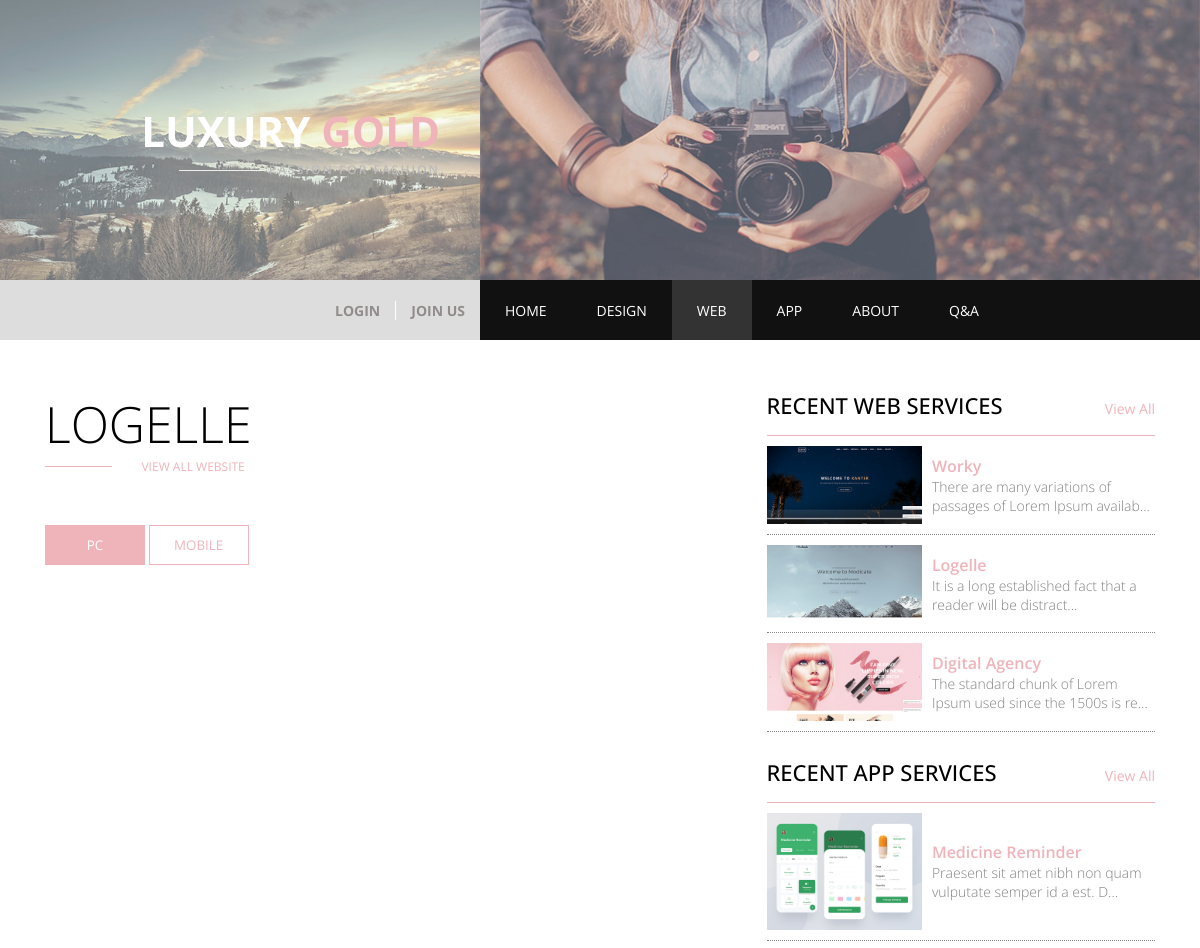
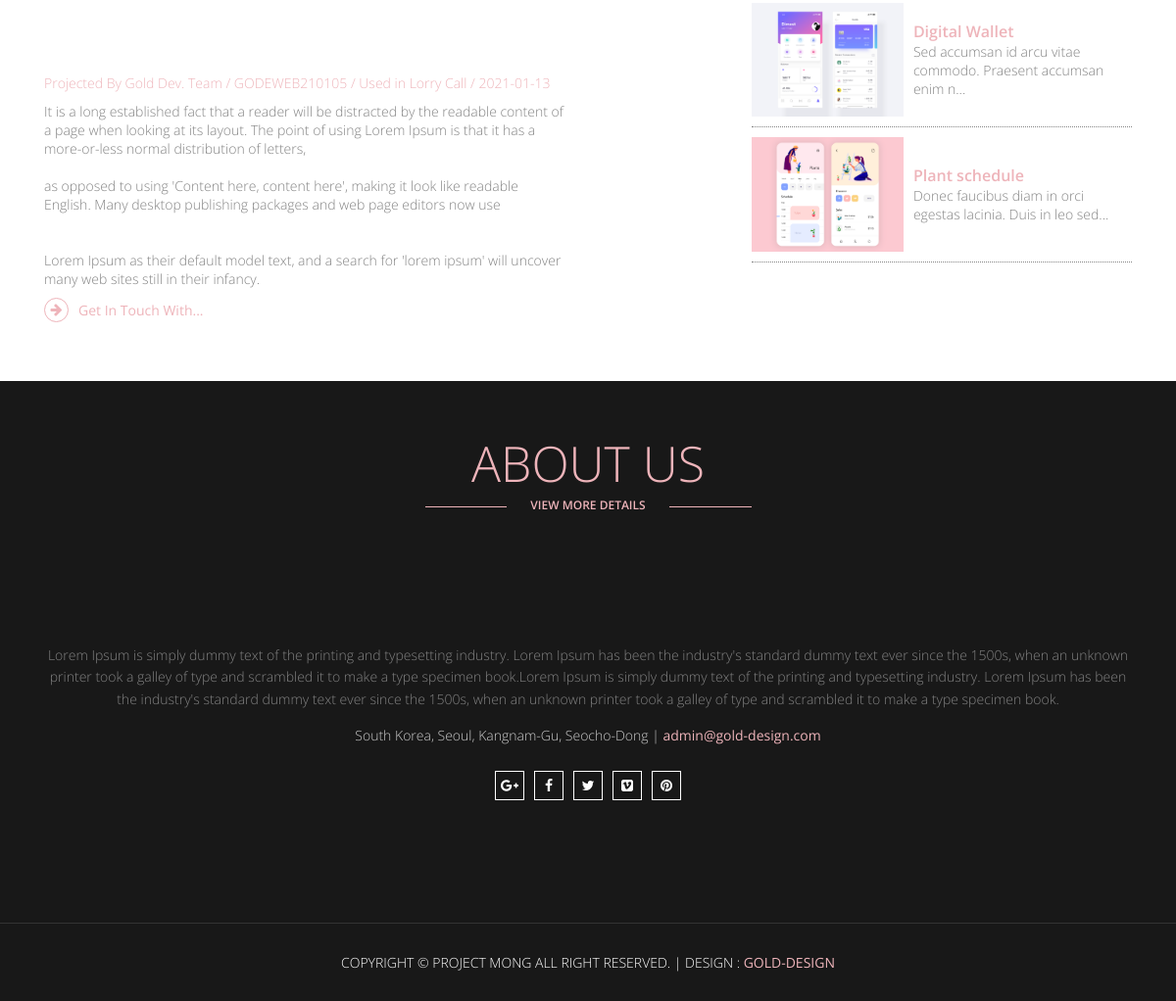
/pages/web/web_detail.php?num=6, run on the app's committed database (2 pictures, top to bottom).
### tables this page shows
CREATE TABLE `gold_web` (
  `GOLD_WEB_num` int(11) NOT NULL COMMENT '고유번호',
  `GOLD_WEB_tit` varchar(20) NOT NULL COMMENT '제목',
  `GOLD_WEB_ser` varchar(20) NOT NULL COMMENT '시리얼넘버',
  `GOLD_WEB_des` text NOT NULL COMMENT '설명',
  `GOLD_WEB_img` varchar(30) NOT NULL COMMENT '사진',
  `GOLD_WEB_mimg` varchar(50) NOT NULL COMMENT '모바일사진',
  `GOLD_WEB_thumb` varchar(30) NOT NULL COMMENT '썸네일사진',
  `GOLD_WEB_cli` varchar(30) NOT NULL COMMENT '납품처',
  `GOLD_WEB_reg` varchar(15) DEFAULT NULL COMMENT '등록일',
  `GOLD_WEB_dom` varchar(50) DEFAULT NULL COMMENT '도메인주소'
);

CREATE TABLE `gold_app` (
  `GOLD_APP_num` int(11) NOT NULL COMMENT '고유번호',
  `GOLD_APP_tit` varchar(20) NOT NULL COMMENT '제목',
  `GOLD_APP_ser` varchar(20) NOT NULL COMMENT '일련번호',
  `GOLD_APP_des` text NOT NULL COMMENT '설명',
  `GOLD_APP_img` varchar(30) NOT NULL COMMENT '사진',
  `GOLD_APP_thumb` varchar(30) NOT NULL COMMENT '썸네일사진',
  `GOLD_APP_cli` varchar(50) DEFAULT NULL COMMENT '납품처',
  `GOLD_APP_reg` varchar(15) NOT NULL COMMENT '등록일'
);

### pages/web/web_detail.php (the view, shortened to what this page needs)
<?php
  $web_detail_num = $_GET['num'];
  include $_SERVER['DOCUMENT_ROOT']."/Gold/php_process/connect/db_connect.php";
$sql="select * from gold_web where GOLD_WEB_num=$web_detail_num";
$web_result=mysqli_query($dbConn, $sql);
$web_row=mysqli_fetch_array($web_result);
$web_detail_tit=$web_row['GOLD_WEB_tit'];
$web_detail_ser=$web_row['GOLD_WEB_ser'];
$web_detail_des=$web_row['GOLD_WEB_des'];
$web_detail_cli=$web_row['GOLD_WEB_cli'];
$web_detail_reg=$web_row['GOLD_WEB_reg'];
?>
<!DOCTYPE html>
<html lang="en">
<head>
  <link rel="stylesheet" href="https://cdnjs.cloudflare.com/ajax/libs/font-awesome/4.7.0/css/font-awesome.min.css">
  <link rel="stylesheet" href="/Gold/css/design_web_app.css">
  <link rel="stylesheet" href="/Gold/css/style.css">
  <link rel="stylesheet" href="/Gold/css/animation.css">
  <link rel="stylesheet" href="/Gold/css/media.css">
</head>
  <body>
    <div class="wrap">
    <?php include $_SERVER["DOCUMENT_ROOT"]."/Gold/include/header.php" ?>
    <section class="contents webDetail dewebDetail">
      <div class="center clear">
        <div class="webLeft deWeLeft">
          <div class="title">
            <h2><?=$web_detail_tit?></h2>
            <div class="linkBox">
              <span class="line"></span>
              <a href="/Gold/pages/web/web.php">view all website</a>
            </div>
          </div>
          <div class="detailCon">
            <div class="webTabBtns">
             <button type="button">PC</button>
             <button type="button">MOBILE</button>
            </div>
            <div class="webBox webTab">
              <div class="webPcFrame">
                <div class="webMainImg">
                </div>
              </div>
            </div>
            <p class="detailInfo">
                Projected By Gold Dev. Team / <?=$web_detail_ser?> / Used in <?=$web_detail_cli?> / <?=$web_detail_reg?>
              </p>
              <div class="detailDesc">
                <p><?=$web_detail_des?></p>
                <a href="/Gold/index.php#contact"><i class="fa fa-arrow-right"></i>Get In Touch With...</a>
              </div>
          </div>
        </div>
        <div class="designRight deWeRight">
      <?php include $_SERVER["DOCUMENT_ROOT"]."/Gold/include/web_side_detail.php" ?>
      <?php include $_SERVER["DOCUMENT_ROOT"]."/Gold/include/app_side_detail.php" ?>
        </div>
      </div>
    </section>
    <?php include $_SERVER["DOCUMENT_ROOT"]."/Gold/include/about.php" ?>
    <?php include $_SERVER["DOCUMENT_ROOT"]."/Gold/include/footer.php" ?>
    </div>
  </body>
</html>

### include/web_side_detail.php
<div class="detailWeb">
            <div class="webTit">
              <h2>Recent Web Services</h2>
              <a href="/Gold/pages/web/web.php">View All</a>
            </div>
            <?php
              include $_SERVER["DOCUMENT_ROOT"]."/Gold/php_process/connect/db_connect.php";
              $sql="select * from gold_web order by GOLD_WEB_num desc limit 3";
              $web_side_result = mysqli_query($dbConn, $sql);
              while($web_side_row = mysqli_fetch_array($web_side_result)){
                $web_side_num = $web_side_row['GOLD_WEB_num'];
                $web_side_thumb = $web_side_row['GOLD_WEB_thumb'];
                $web_side_tit = $web_side_row['GOLD_WEB_tit'];
                $web_side_des = $web_side_row['GOLD_WEB_des'];
            ?>
            <div class="webLinks">
              <div class="subWebImg">
                <img src="/Gold/data/web_page/thumb/<?=$web_side_thumb?>" alt="">
              </div>
              <div class="subWebTxt">
                <a href="/Gold/pages/web/web_detail.php?num=<?=$web_side_num?>"><?=$web_side_tit?></a>
                <em><?=$web_side_des?></em>
              </div>
            </div>
            <?php
              }
            ?>
          </div>

### include/app_side_detail.php
<div class="detailApp">
  <div class="appTit">
    <h2>Recent App Services</h2>
    <a href="/Gold/pages/app/app.php">View All</a>
  </div>
  <?php
    include $_SERVER["DOCUMENT_ROOT"]."/Gold/php_process/connect/db_connect.php";
    $sql="select * from gold_app order by GOLD_APP_num desc limit 3";
    $app_side_result = mysqli_query($dbConn, $sql);
    while($app_side_row = mysqli_fetch_array($app_side_result)){
      $app_side_num = $app_side_row['GOLD_APP_num'];
      $app_side_thumb = $app_side_row['GOLD_APP_thumb'];
      $app_side_tit = $app_side_row['GOLD_APP_tit'];
      $app_side_des = $app_side_row['GOLD_APP_des'];
  ?>
  <div class="appLinks">
    <div class="subAppImg">
      <img src="/Gold/data/app_page/app_thumb/<?=$app_side_thumb?>" alt="">
    </div>
    <div class="subAppTxt">
      <a href="/Gold/pages/app/app_detail.php?num=<?=$app_side_num?>"><?=$app_side_tit?></a>
      <em><?=$app_side_des?></em>
    </div>
  </div>
  <?php
    }
  ?>
</div>

### css/design_web_app.css (style rules this page uses)
.deWeLeft { width: 60%; height: auto; float: left; }
.dewebDetail .title { float: none; margin-bottom: 50px; }
.dewebDetail .title a { width: 20%; }
.detailCon { width: 100%; height: auto; padding-right: 20%; }
.detailInfo { width: 100%; height: auto; padding: 5px 0 10px 0; font-weight: 300; color: #eeb4ba; }
.detailDesc p { color: #838383; font-weight: 300; }
.detailDesc a { display:flex; width:100%; align-items:center; padding:10px 0; color:#eeb4ba; }
.detailDesc i.fa { width: 25px; height: 25px; border:1px solid #eeb4ba; border-radius:50%; display:flex; align-items:center; justify-content:center; color:#eeb4ba; margin-right:10px; }
.deWeRight { width: 40%; height: auto; float: right; padding-left: 5%; }
.deWeRight .detailWeb { width: 100%; height: auto; margin-bottom: 25px; }
.deWeRight .webTit, .deWeRight .appTit { width: 100%; height: auto; padding:0 0 15px 0; border-bottom:1px solid #eeb4ba; display:flex; justify-content: space-between; align-items: baseline; }
.deWeRight .webTit h2, .deWeRight .appTit h2 { font-size:22px; font-weight:500; text-transform:uppercase; }
.deWeRight .webTit a, .deWeRight .appTit a { color:#eeb4ba; }
.deWeRight .detailWeb .webLinks, .deWeRight .detailApp .appLinks { width: 100%; height: auto; display: flex; padding: 10px 0;border-bottom: 1px dotted #838383; }
.deWeRight .webLinks .subWebImg, .deWeRight .appLinks .subAppImg { width:40%; height: auto; overflow: hidden; _background: url(/Gold/img/new-arrival-3.jpg) no-repeat center center; }
.deWeRight .webLinks .subWebImg img, .deWeRight .appLinks .subAppImg img { width: 100%; }
.deWeRight .webLinks .subWebTxt, .deWeRight .appLinks .subAppTxt { width: 60%; padding-left:10px; display: flex; flex-direction: column; justify-content: center; }
.deWeRight .webLinks .subWebTxt a, .deWeRight .appLinks .subAppTxt a { font-weight:600; font-size:16px; color:#eeb4ba; }
.deWeRight .webLinks .subWebTxt em, .deWeRight .appLinks .subAppTxt em { color:#838383; font-weight: 300; font-style: normal; }
.webDetail .webTabBtns button { width: 100px; text-align: center; background: #fff; border: 1px solid #eeb4ba; color: #eeb4ba; padding: 10px 0; transition: all 0.4s; }
.webDetail .webTabBtns button:hover, .webDetail .webTabBtns button.active { color: #fff; background: #eeb4ba; }
.webDetail .webBox { width: 100%; height: 450px; margin-top: 20px; position: relative; _display: none; }
.webDetail .webBox .webPcFrame { width: 100%; height: 100%; }
.webDetail .webBox .webPcFrame .webMainImg { width: 100%; height: 75%; position: relative; overflow: hidden; }

### css/style.css (style rules this page uses)
* { margin: 0; padding: 0; box-sizing: border-box; }
body { font-size: 14px; font-family: 'Open Sans', sans-serif; }
.clear:after { clear: both; display: block; content: ''; }
.center { width: 100%; height: auto; max-width: 1140px; margin: auto; }
a { text-decoration: none; color:#111; }
img { display: block; }
button, input, textarea { outline: 0; font-family: 'Open Sans'; -webkit-appearance:none; border-radius: 0; }
.contents { padding: 50px 0; }
.title { width: auto; height: auto; float: left; }
.title h2 { font-size: 50px; font-weight: 300; text-transform: uppercase; }
.title .linkBox { width: 100%; display: flex; align-items: center; }
.title .line { width: 10%; display: block; height: 1px; background: #eeb4ba; float: left; transition: all 0.4s; }
.title a { display: block; width: 40%; float: left; text-align: right; font-size: 12px; font-weight: 400; color:#eeb4ba; text-transform: uppercase; transition: all 0.4s; }

### css/media.css (style rules this page uses)
@media screen and (max-width:1200px) { .center { padding: 0 15px; } }

### data on the page
gold_web: GOLD_WEB_tit "LOGELLE", GOLD_WEB_ser "GODEWEB210105", GOLD_WEB_cli "Lorry Call", GOLD_WEB_reg "2021-01-13", GOLD_WEB_des "It is a long established fact that a reader will be distracted by the readable content of a page when looking at its layout. The point of using Lorem Ipsum is that it has a more-or-less normal distribution of letters, as opposed to using 'Content here, content here', making it look like readable English. Many desktop publishing packages and web page editors now use Lorem Ipsum as their default model text, and a search for 'lorem ipsum' will uncover many web sites still in their infancy.", GOLD_WEB_thumb (picture), GOLD_WEB_tit "Logelle"
gold_web: GOLD_WEB_thumb (picture), GOLD_WEB_tit "Worky"
gold_web: GOLD_WEB_thumb (picture), GOLD_WEB_tit "Digital Agency"
gold_app: GOLD_APP_thumb (picture), GOLD_APP_tit "Medicine Reminder"
gold_app: GOLD_APP_thumb (picture), GOLD_APP_tit "Digital Wallet"
gold_app: GOLD_APP_thumb (picture), GOLD_APP_tit "Plant schedule"
